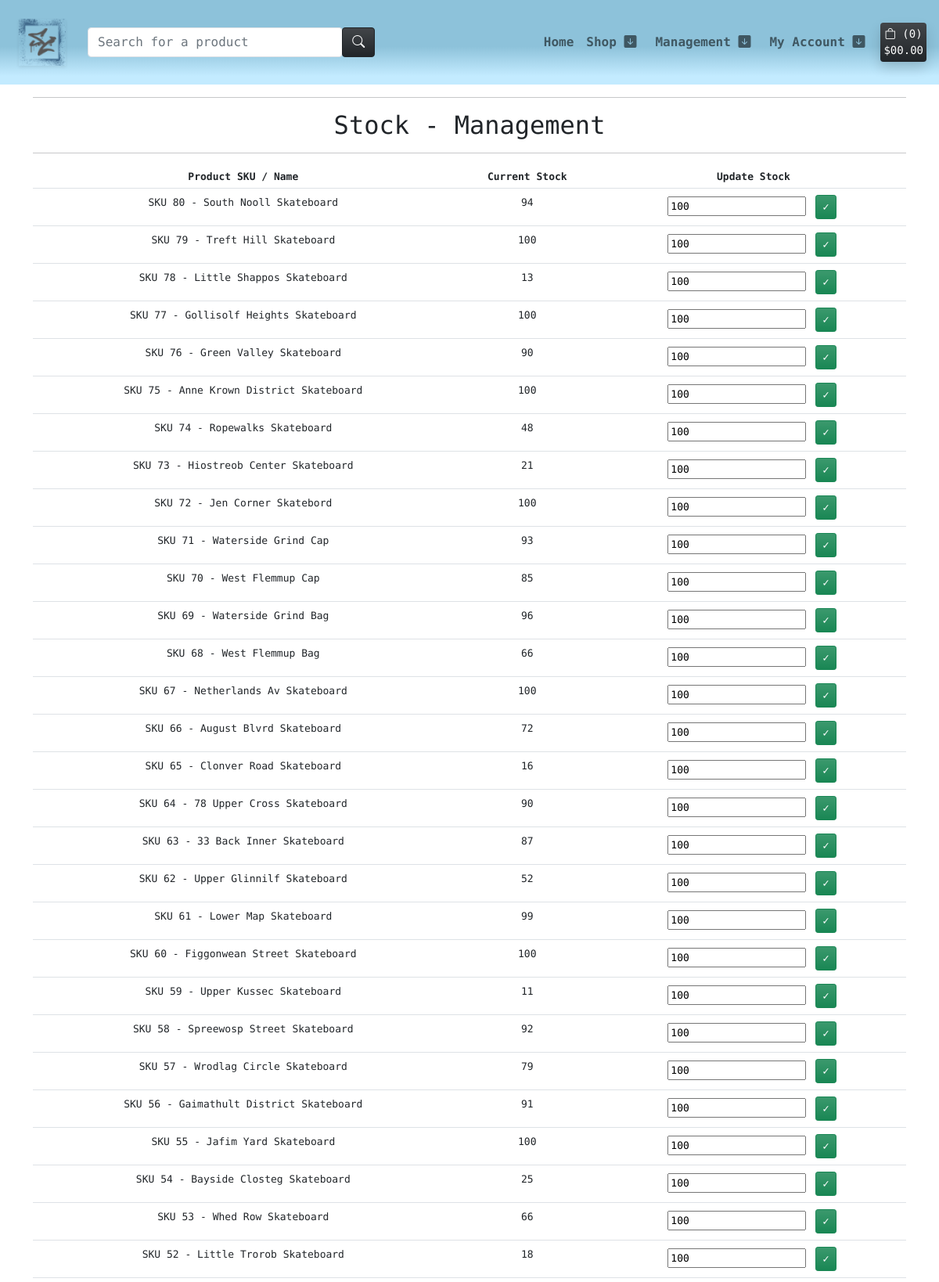
Screenshot of /management/stock-control/ (signed in, upper part) with the database file from the repository.
### products/models.py (models this page shows, shortened)
class Product(models.Model):
    sku = models.SmallAutoField(primary_key=True)
    name = models.CharField(max_length=150, unique=True)
    release_date = models.DateTimeField(auto_now_add=True)
    category = models.ForeignKey('Category', null=True, blank=True, on_delete=models.SET_NULL)
    quantity_available = models.IntegerField(default=100,
            validators=[
            MinValueValidator(0)
        ])
    description = models.TextField()
    price = models.DecimalField(max_digits=6, decimal_places=2)
    offer = models.ForeignKey(Offer, null=True, blank=True, on_delete=models.SET_NULL)
    product_image = models.ImageField(null=True, blank=True)
    product_image_url = models.URLField(max_length=1024, null=True, blank=True)
    slug = models.SlugField(max_length=254, null=True, blank=True, unique=True)
    class Meta:
        ordering = ['-release_date']

### management/views.py (the view)
# urls.py: path('stock-control/', views.stock_control, name='stock_control'),
@login_required
def stock_control(request):
    product_list = Product.objects.all()
    form = StockForm()
    if not request.user.is_superuser:
        messages.error(request, 'Sorry, only store owners can view this page.')
        return redirect(reverse('home'))
    context = {
        'product_list': product_list,
        'form': form,
    }
    return render(request, 'management/admin_stock.html', context)

### management/forms.py
class StockForm(forms.ModelForm):
    class Meta:
        model = Product
        fields = [
            'quantity_available'
        ]

### templates/management/admin_stock.html (shortened to what this page needs)
{% extends "base.html" %}
{% load i18n %}
{% block content %}
<div class="container text-center">
    <hr>
    <h2 class="m-2">Stock - Management</h2>
    <hr>
</div>
{% load account %}
<div class="container text-center">
    <div class="row">
        <div class="col table-responsive">
            <table class="table table-sm table-borderless" style="font-size: 13px;">
                <thead>
                    <tr class="border-bottom">
                        <th>Product SKU / Name</th>
                        <th>Current Stock</th>
                        <th>Update Stock</th>
                    </tr>
                </thead>
                <tbody>
                    {% for product in product_list %}
                        <tr class="border-bottom">
                            <td class="pt-2">SKU {{ product.sku }} - {{ product.name }}</td>
                            <td class="pt-2">{{ product.quantity_available }}</td>
                            <td>
                                <form method="POST" action="{% url 'update_stock' product.slug %}">
                                    {% for field in form %}
                                        {{ field }}
                                    {% endfor %}
                                    <input class="btn btn-sm btn-success m-1 bg-gradient" type="submit" value="&#x2713">
                                </form>
                            </td>
                        </tr>
                    {% endfor %}
                </tbody>
            </table>
        </div>
    </div>
</div>
{%endblock%}

### static/css/style.css (style rules this page uses)
body { font-family: 'Syne Mono', sans-serif; }

### rows the page displays
Product: sku "80", name "South Nooll Skateboard", quantity_available "94", form "100"
Product: sku "79", name "Treft Hill Skateboard", quantity_available "100", form "100"
Product: sku "78", name "Little Shappos Skateboard", quantity_available "13", form "100"
Product: sku "77", name "Gollisolf Heights Skateboard", quantity_available "100", form "100"
Product: sku "76", name "Green Valley Skateboard", quantity_available "90", form "100"
Product: sku "75", name "Anne Krown District Skateboard", quantity_available "100", form "100"
Product: sku "74", name "Ropewalks Skateboard", quantity_available "48", form "100"
Product: sku "73", name "Hiostreob Center Skateboard", quantity_available "21", form "100"
Product: sku "72", name "Jen Corner Skatebord", quantity_available "100", form "100"
Product: sku "71", name "Waterside Grind Cap", quantity_available "93", form "100"
Product: sku "70", name "West Flemmup Cap", quantity_available "85", form "100"
Product: sku "69", name "Waterside Grind Bag", quantity_available "96", form "100"
Product: sku "68", name "West Flemmup Bag", quantity_available "66", form "100"
Product: sku "67", name "Netherlands Av Skateboard", quantity_available "100", form "100"
Product: sku "66", name "August Blvrd Skateboard", quantity_available "72", form "100"
Product: sku "65", name "Clonver Road Skateboard", quantity_available "16", form "100"
Product: sku "64", name "78 Upper Cross Skateboard", quantity_available "90", form "100"
Product: sku "63", name "33 Back Inner Skateboard", quantity_available "87", form "100"
Product: sku "62", name "Upper Glinnilf Skateboard", quantity_available "52", form "100"
Product: sku "61", name "Lower Map Skateboard", quantity_available "99", form "100"
Product: sku "60", name "Figgonwean Street Skateboard", quantity_available "100", form "100"
Product: sku "59", name "Upper Kussec Skateboard", quantity_available "11", form "100"
Product: sku "58", name "Spreewosp Street Skateboard", quantity_available "92", form "100"
Product: sku "57", name "Wrodlag Circle Skateboard", quantity_available "79", form "100"
Product: sku "56", name "Gaimathult District Skateboard", quantity_available "91", form "100"
Product: sku "55", name "Jafim Yard Skateboard", quantity_available "100", form "100"
Product: sku "54", name "Bayside Closteg Skateboard", quantity_available "25", form "100"
Product: sku "53", name "Whed Row Skateboard", quantity_available "66", form "100"
Product: sku "52", name "Little Trorob Skateboard", quantity_available "18", form "100"

### other values shown
{{ product_count }} "0"
